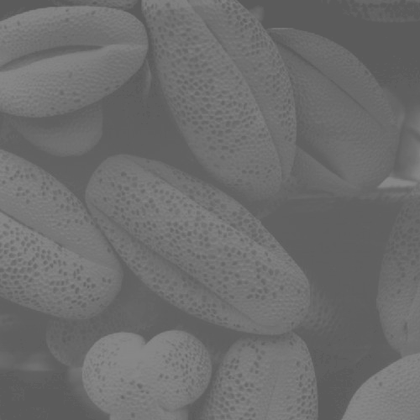
%> input picture Image Processing/stretch.tif, 420 x 420 px, shrunk from 500 x 500 before the run
$ octave hist_equalize.m   (GNU Octave 9; MATLAB toolbox functions it lacks are replaced by stand-ins)
%> lines starting %> are read from the running program, lines starting %| are printed output that depends on the picture
### Image Processing/hist_cal.m
function y = hist_cal(img)

    [r,c] = size(img);
    hist_array = zeros(1,256);

    for i = 1:r
        for j = 1:c
            hist_array(img(i,j)+1) = hist_array(img(i,j)+1)+1; %because value is 0 to 255 but array 1 to 256
        end
    end

    y = hist_array;
end

### Image Processing/hist_equalize.m
    img = imread('stretch.tif');
%> img is the input picture: size 420x420 uint8; min 88, max 137, mean 109.1

    img2 = img; %for equalized image

    histogram = hist_cal(img); %calculate the histogram from define function
%> after the loop in hist_cal, `for i = 1:r`: hist_array = 256 values, max 13308 at index 97, min 0 at index 1, mean 689.1
%> in hist_cal, `y = hist_array;`: y has the same summary as hist_array
%> histogram has the same summary as hist_array in hist_cal

    [r,c] = size(img); %for finding row and column to find total element for finding probability
%> r = 420; c = 420

    n = r*c; %total element
%> n = 176400

    probability = zeros(1,256);

    for i = 1:256
        probability(i) = histogram(i)/n; %finding probability
    end
%> after the loop, probability = 256 values, max 0.0754 at index 97, min 0 at index 1, mean 0.00391

    cummulativeProbability = zeros(1,256);
    cummulativeProbability(1) = probability(1);

    for i = 2:256
        cummulativeProbability(i) = probability(i)+cummulativeProbability(i-1); %cummulative probability
    end
%> after the loop, cummulativeProbability = 256 values from 0 to 1

    for i = 1:256
        cummulativeProbability(i) = floor(cummulativeProbability(i)*255); %if we want the intensity range from 1-255 and if value 13.75 round to 13 by floor
    end
%> after the loop, cummulativeProbability = 256 values from 0 to 255


    for i = 1:r
        for j = 1:c
            img2(i,j) = cummulativeProbability(img2(i,j)+1);
        end
    end
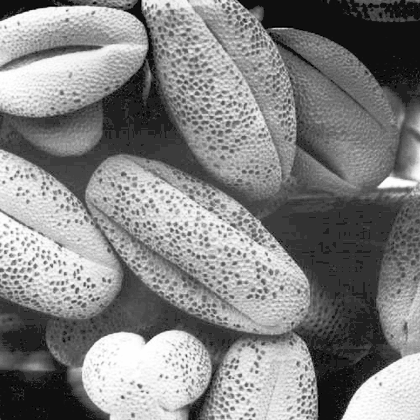
%> img2: size 420x420 uint8; min 0, max 255, mean 130.9

    histogramEqualizedImage = hist_cal(img2);
%> histogramEqualizedImage = 256 values, max 13308 at index 51, min 0 at index 2, mean 689.1

    subplot(2,2,1);
    imshow(img);
    subplot(2,2,2);
    stem(histogram,'marker','none');
    subplot(2,2,3);
    imshow(img2);
    subplot(2,2,4);
    stem(histogramEqualizedImage,'marker','none');
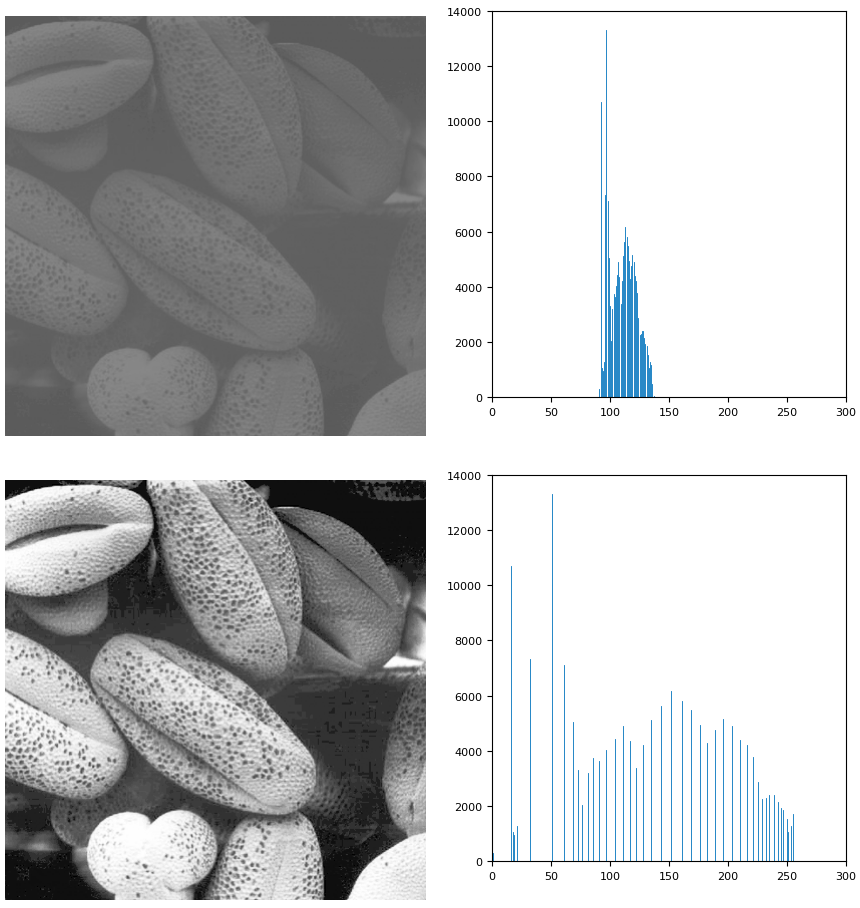
%> figure redrawn from the program's plot data, 4 panels
